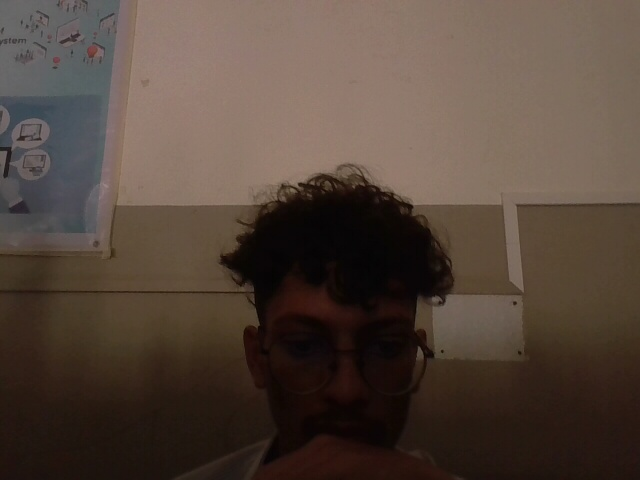
#> input picture tests/test_face.jpg, 640 x 480 px
$ python -i dip_enhancer.py   (imports and definitions only)   (older library calls are emulated)
#> lines starting #> are read from the running program, lines starting #| are printed output that depends on the picture
#> further down, picture is the input picture: shape (480, 640, 3); mean B, G, R 59.1, 69.2, 84.3
"""
MAITRI 2.0 — Digital Image Processing (DIP) Enhancement Pipeline
Real-time illumination normalization, skin-tone invariance, and blur recovery.

Techniques implemented:
1. LAB-space Contrast Limited Adaptive Histogram Equalization (CLAHE) - lighting/shadow invariance
2. Adaptive Gamma Correction (LUT vectorized) - dark scene & melanin compensation
3. Spatial Domain Unsharp Masking - micro-expression edge recovery under motion blur
4. Laplacian Variance Quality Gating - prevents noisy predictions on severe blur
5. Landmark-based Affine Face Alignment - normalizes head tilt via eye-center geometry
   (Largest single accuracy boost; ~1-2ms overhead. Applied when MP landmarks available.)
"""

from typing import Dict, Optional, Tuple
import cv2
import numpy as np


# [45 lines left out: functions compute_blur_metric, apply_adaptive_gamma, not called in this run]


def apply_clahe_lab(
    bgr_img: np.ndarray, clip_limit: float = 2.5, tile_grid_size: Tuple[int, int] = (8, 8)
) -> np.ndarray:
    """
    Contrast Limited Adaptive Histogram Equalization (CLAHE) applied
    strictly to the L-channel (Luminance) in LAB color space.
    Preserves chromaticity (A, B channels) to guarantee skin-tone invariance
    and prevent unnatural color casts.
    """
#> called with clip_limit = 2.5, tile_grid_size = (8, 8)
    if bgr_img is None or bgr_img.size == 0:
        return bgr_img

    lab = cv2.cvtColor(bgr_img, cv2.COLOR_BGR2LAB)
#> lab: shape (480, 640, 3); mean of channels 0, 1, 2 76.3, 132.7, 136.3
    l, a, b = cv2.split(lab)
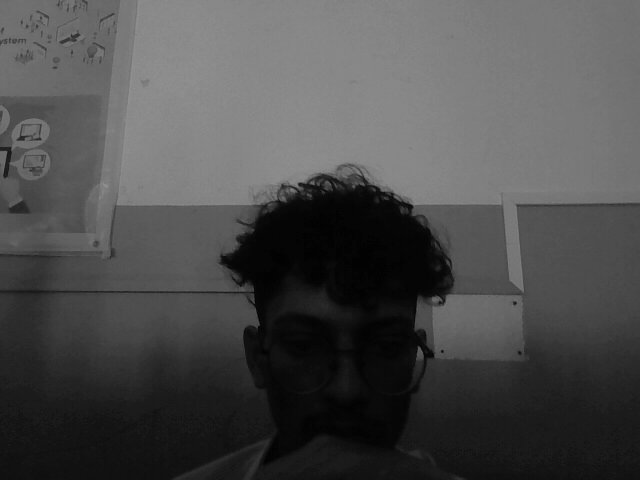
#> l: shape (480, 640); min 1, max 147, mean 76.3
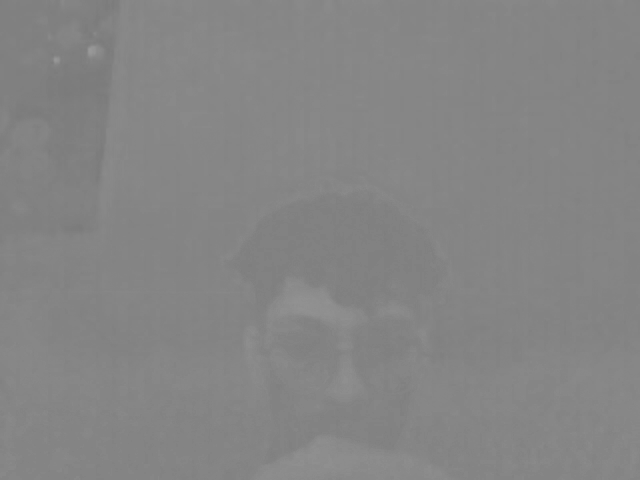
#> a: shape (480, 640); min 122, max 153, mean 132.7

    clahe = cv2.createCLAHE(clipLimit=clip_limit, tileGridSize=tile_grid_size)
    l_eq = clahe.apply(l)
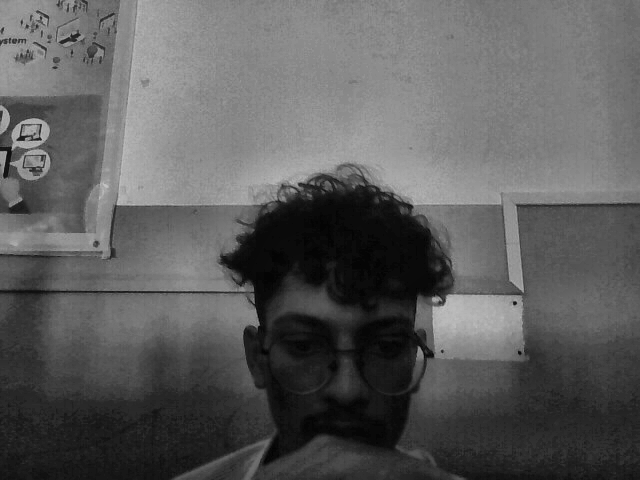
#> l_eq: shape (480, 640); min 2, max 195, mean 92.3

    lab_eq = cv2.merge((l_eq, a, b))
#> lab_eq: shape (480, 640, 3); mean of channels 0, 1, 2 92.3, 132.7, 136.3
    return cv2.cvtColor(lab_eq, cv2.COLOR_LAB2BGR)
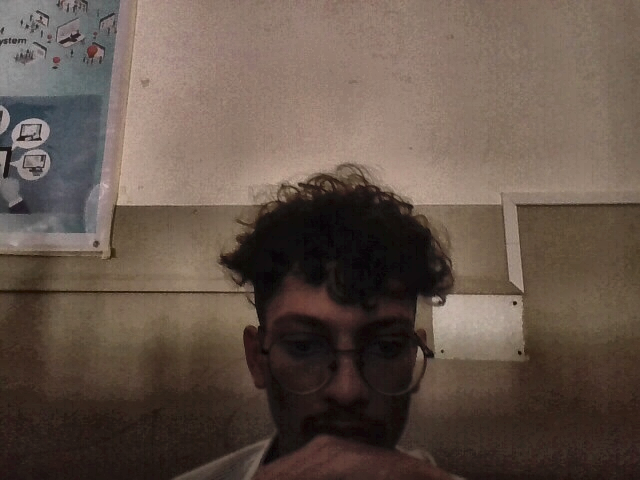
#> returned value: shape (480, 640, 3); mean B, G, R 73.8, 84.1, 99.5


# [124 lines left out: functions apply_unsharp_mask, apply_face_alignment, extract_eye_centers_from_landmarks, enhance_face_patch, not called in this run]

>>> import cv2
>>> picture = cv2.imread('../tests/test_face.jpg')
>>> result = apply_clahe_lab(picture)
